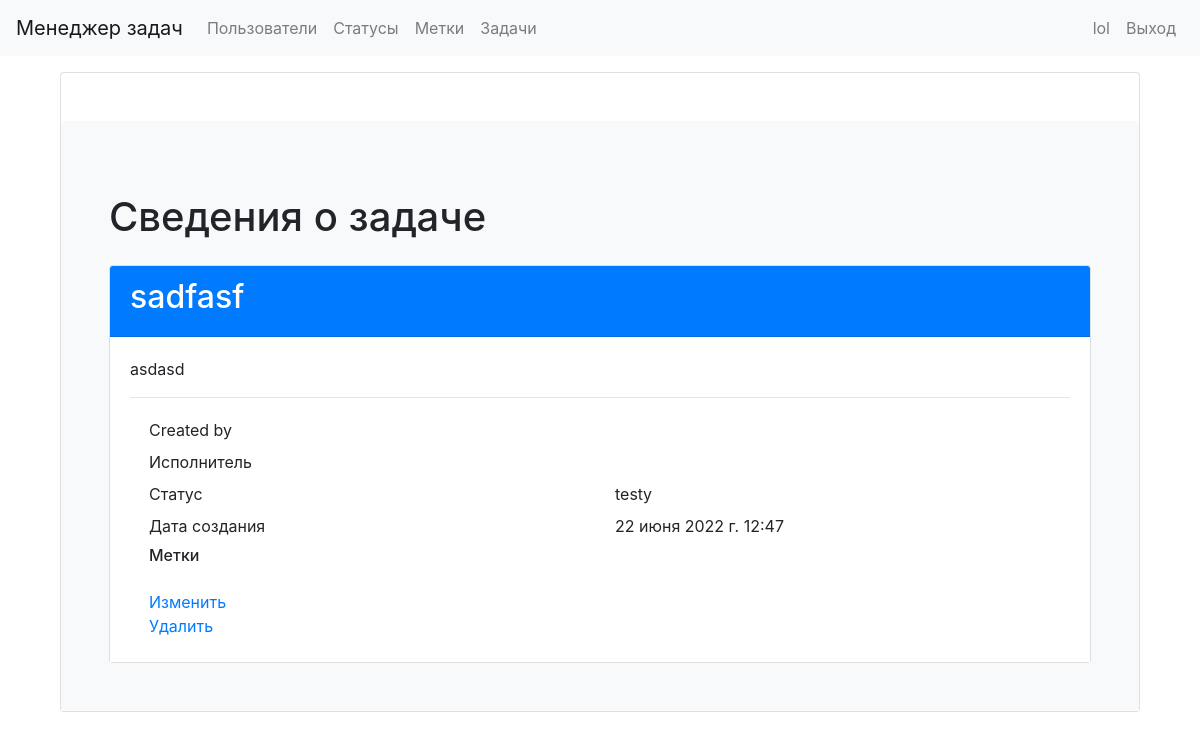
The page /tasks/1/ (signed in) on the database its author committed.
### task_manager/users/models.py (models this page shows)
class User(AbstractUser):
    def __str__(self):
        return self.get_full_name()
    class Meta:
        verbose_name = gettext_lazy('User')
        verbose_name_plural = gettext_lazy('Users')
        ordering = ['id']

### task_manager/tasks/models.py (models this page shows, shortened)
class Task(models.Model):
    name = models.CharField(
        max_length=MAX_LENGTH,
        unique=True,
        verbose_name=gettext_lazy('Name')
    )
    description = models.TextField(
        verbose_name=gettext_lazy('Description'),
        max_length=MAX_LENGTH_OF_DESCRIPTION,
        blank=True,
    )
    status = models.ForeignKey(
        Status,
        on_delete=models.PROTECT,
        verbose_name=gettext_lazy('Status'),
        blank=False,
    )
    author = models.ForeignKey(
        User,
        on_delete=models.CASCADE,
        verbose_name=gettext_lazy('Auhtor'),
        related_name='tasks_author',
    )
    executor = models.ForeignKey(
        User,
        verbose_name=gettext_lazy('Executor'),
        on_delete=models.PROTECT,
        blank=True,
        null=True,
        related_name='tasks_executor',
    )
    label = models.ManyToManyField(
        Label,
        verbose_name=gettext_lazy('Label'),
        blank=True,
        related_name='tasks',
        through='LabelTaskIntermediate',
        through_fields=('task', 'label'),
    )
    created_at = models.DateTimeField(
        auto_now_add=True,
        verbose_name=gettext_lazy('Date of create'),
    )
    class Meta:
        verbose_name = gettext_lazy('Task')
        ordering = ['id']

### task_manager/statuses/models.py (models this page shows)
class Status(models.Model):
    name = models.CharField(
        max_length=MAX_LENGTH,
        unique=True,
        verbose_name=gettext_lazy('Name')
    )
    created_at = models.DateTimeField(
        auto_now_add=True,
        verbose_name=gettext_lazy('Date of create'),
    )
    def __str__(self):
        return self.name
    class Meta:
        verbose_name = gettext_lazy('Status')
        ordering = ['id']

### task_manager/tasks/views.py (the view)
# urls.py: path('<int:pk>/', TaskDetails.as_view(), name='details'),
class TaskDetails(SuccessMessageMixin, LoginRequiredMixin, DetailView):
    model = Task
    template_name = TASK_DETAILS
    context_object_name = 'task_details'
    def get_context_data(self, **kwargs):
        context = super().get_context_data(**kwargs)
        context[TITLE] = TASK_DETAILS_TITLE
        context[LABEL] = self.get_object().label.all()
        return context

### task_manager/templates/task_details.html (shortened to what this page needs)
{% extends "base.html" %}
{% load i18n %}
{% load bootstrap4 %}
{% load static %}
{% block content %}
<div class="container wrapper flex-grow-1">
    <div class="card">
        <div class="card-body p-5 bg-light mt-5 pt-4 pb-16">
            <h1 class="my-4">
                {{ title }}
            </h1>
            <div class="card">
                <div class="card-header bg-primary text-white">
                    <h2>{{ task_details.name }}</h2>
                </div>
                <div class="card-body bg-white">
                    <p>{{ task_details.description }}</p>
                    <hr>
                    <div class="container">
                        <div class="row p-1">
                            <div class="col">{% translate "Created by" %}</div>
                            <div class="col">{{ task_details.author }}</div>
                        </div>
                        <div class="row p-1">
                            <div class="col">{% translate "Executive" %}</div>
                            <div class="col">{{ task_details.executor }}</div>
                        </div>
                        <div class="row p-1">
                            <div class="col">{% translate "Status" %}</div>
                            <div class="col">{{ task_details.status }}</div>
                        </div>
                        <div class="row p-1">
                            <div class="col">{% translate "Created at" %}</div>
                            <div class="col">{{ task_details.created_at }}</div>
                        </div>
                        <div class="row p-1">
                            <div class="col">
                                <h6>{% translate "Labels:" %}</h6>
                            </div>
                        </div>
                        <div class="row p-1">
                            <div class="col">
                                <a href="{% url 'tasks:change' task_details.id %}">{% translate "Change" %}</a>
                                <br>
                                <a href="{% url 'tasks:delete' task_details.id %}">{% translate "Delete" %}</a>
                              </div>
                        </div>
                    </div>
                </div>
            </div>
        </div>
    </div>
</div>
{% endblock %}

### task_manager/templates/base.html (shortened to what this page needs)
{% load i18n %}
{% load bootstrap4 %}
{% bootstrap_css %}
  <head>
  </head>
  <body class="d-flex flex-column min-vh-100">
    <nav class="navbar navbar-expand-lg navbar-light bg-light mb-3">
      <a class="navbar-brand" href="/">Менеджер задач</a>
      <div class="navbar-collapse collapse" id="navbarToggleExternalContent" style>
        <ul class="navbar-nav mr-auto">
          <li class="nav-item">
            <a class="nav-link" href="{% url 'users:list' %}">Пользователи</a>
          </li>
          {% if user.is_authenticated %}
          <li class="nav-item">
            <a class="nav-link" href="{% url 'statuses:list' %}">Статусы</a>
          </li>
          <li class="nav-item">
            <a class="nav-link" href="{% url 'labels:list' %}">Метки</a>
          </li>
          <li class="nav-item">
            <a class="nav-link" href="{% url 'tasks:list' %}">Задачи</a>
          </li>
          {% endif %}
        </ul>
        <ul class="navbar-nav">
        {% if user.is_authenticated %}
          <li class="nav-item">
            <span class="nav-link">{{ user.username }}</span>
          </li>
          <li class="nav-item">
            <a class="nav-link" href="{% url 'logout' %}">Выход</a>
          </li>
        {% endif %}
        </ul>
      </div>
    </nav>
    <div class="container wrapper flex-grow-1">
      {% block content %}{% endblock %}
    </div>
  </body>

### rows shown on the page
User: username "lol"
Task: name "sadfasf", description "asdasd", status "testу", created_at "22 июня 2022 г. 12:47"

### other values the page prints
{{ title }} "Сведения о задаче"
